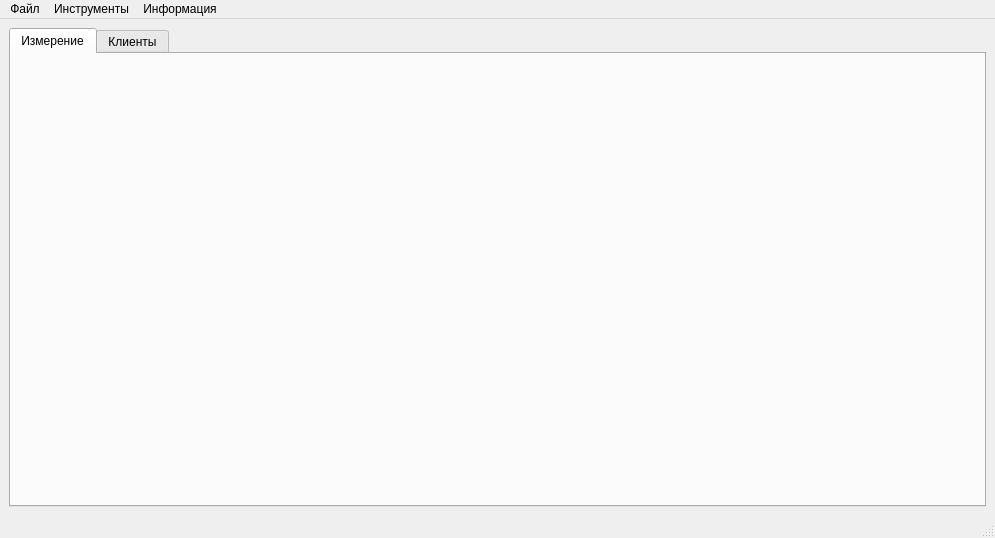
<?xml version="1.0" encoding="UTF-8"?>
<ui version="4.0">
 <class>MainWindow</class>
 <widget class="QMainWindow" name="MainWindow">
  <property name="geometry">
   <rect>
    <x>0</x>
    <y>0</y>
    <width>995</width>
    <height>538</height>
   </rect>
  </property>
  <property name="windowTitle">
   <string>SpectroViewer</string>
  </property>
  <widget class="QWidget" name="centralwidget">
   <layout class="QHBoxLayout" name="horizontalLayout">
    <item>
     <widget class="QTabWidget" name="tabWidget">
      <property name="currentIndex">
       <number>0</number>
      </property>
      <widget class="QWidget" name="tab_measure">
       <attribute name="title">
        <string>Измерение</string>
       </attribute>
       <layout class="QVBoxLayout" name="verticalLayout_2">
        <item>
         <widget class="MeasureWindow" name="widget" native="true"/>
        </item>
       </layout>
      </widget>
      <widget class="QWidget" name="tab_clients">
       <attribute name="title">
        <string>Клиенты</string>
       </attribute>
       <layout class="QVBoxLayout" name="verticalLayout">
        <item>
         <widget class="ClientsListWindow" name="widget_2" native="true"/>
        </item>
       </layout>
      </widget>
     </widget>
    </item>
   </layout>
  </widget>
  <widget class="QMenuBar" name="menubar">
   <property name="geometry">
    <rect>
     <x>0</x>
     <y>0</y>
     <width>995</width>
     <height>27</height>
    </rect>
   </property>
   <widget class="QMenu" name="menuAfqk">
    <property name="title">
     <string>Файл</string>
    </property>
    <addaction name="act_exit"/>
   </widget>
   <widget class="QMenu" name="menu">
    <property name="title">
     <string>Инструменты</string>
    </property>
    <addaction name="act_add_client"/>
    <addaction name="act_settings"/>
   </widget>
   <widget class="QMenu" name="menu_2">
    <property name="title">
     <string>Информация</string>
    </property>
    <addaction name="act_about"/>
   </widget>
   <addaction name="menuAfqk"/>
   <addaction name="menu"/>
   <addaction name="menu_2"/>
  </widget>
  <widget class="QStatusBar" name="statusbar"/>
  <action name="act_exit">
   <property name="text">
    <string>Выход</string>
   </property>
  </action>
  <action name="act_add_client">
   <property name="text">
    <string>Добавить пациента</string>
   </property>
  </action>
  <action name="act_settings">
   <property name="text">
    <string>Настройки</string>
   </property>
  </action>
  <action name="act_about">
   <property name="text">
    <string>Разработчики</string>
   </property>
  </action>
 </widget>
 <customwidgets>
  <customwidget>
   <class>MeasureWindow</class>
   <extends>QWidget</extends>
   <header>measurewindow.py</header>
   <container>1</container>
  </customwidget>
  <customwidget>
   <class>ClientsListWindow</class>
   <extends>QWidget</extends>
   <header>clientslistwindow.py</header>
   <container>1</container>
  </customwidget>
 </customwidgets>
 <resources/>
 <connections>
  <connection>
   <sender>act_exit</sender>
   <signal>triggered()</signal>
   <receiver>MainWindow</receiver>
   <slot>close()</slot>
   <hints>
    <hint type="sourcelabel">
     <x>-1</x>
     <y>-1</y>
    </hint>
    <hint type="destinationlabel">
     <x>319</x>
     <y>239</y>
    </hint>
   </hints>
  </connection>
 </connections>
</ui>
